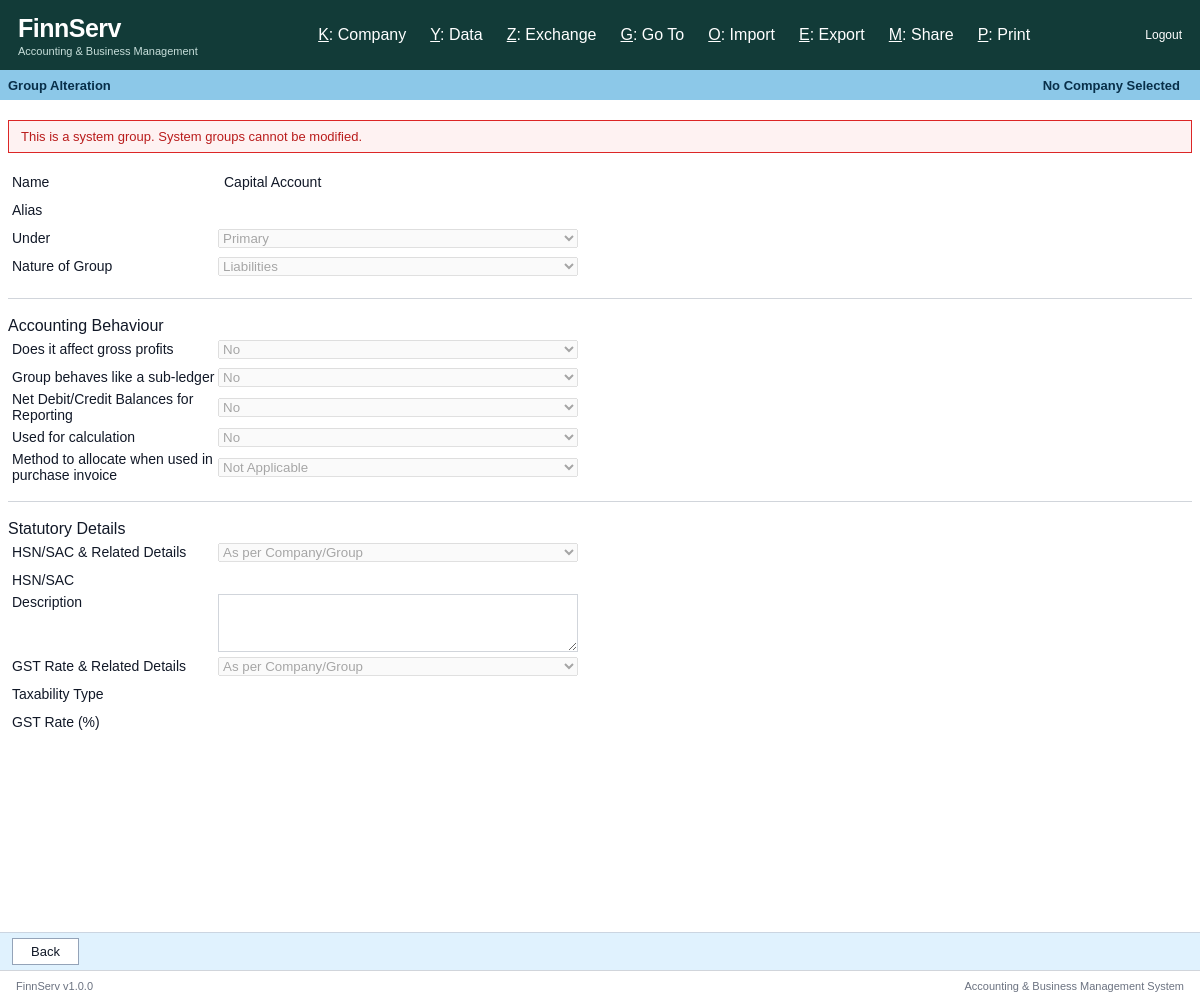
The page /groups/edit.php?id=1 (signed in) on the database its author committed.
### tables this page shows
CREATE TABLE `groups` (
  `id` int(10) UNSIGNED NOT NULL,
  `company_id` int(10) UNSIGNED NOT NULL,
  `name` varchar(100) NOT NULL,
  `alias` varchar(100) DEFAULT NULL,
  `parent_id` int(10) UNSIGNED DEFAULT NULL,
  `nature` enum('Assets','Liabilities','Income','Expenses') NOT NULL,
  `affects_gross_profit` tinyint(1) NOT NULL DEFAULT 0,
  `behaves_like_subledger` tinyint(1) NOT NULL DEFAULT 0,
  `net_debit_credit_reporting` tinyint(1) NOT NULL DEFAULT 0,
  `used_for_calculation` tinyint(1) NOT NULL DEFAULT 0,
  `allocation_method` enum('Not Applicable','Appropriate by Qty','Appropriate by Value') NOT NULL DEFAULT 'Not Applicable',
  `hsn_sac_details_mode` enum('As per Company/Group','Specify Details Here','Use GST Classification') NOT NULL DEFAULT 'As per Company/Group',
  `hsn_sac` varchar(20) DEFAULT NULL,
  `hsn_sac_description` varchar(255) DEFAULT NULL,
  `gst_rate_details_mode` enum('As per Company/Group','Specify Details Here','Specify Slab-Based Rates','Use GST Classification') NOT NULL DEFAULT 'As per Company/Group',
  `taxability_type` varchar(50) DEFAULT NULL,
  `gst_rate` decimal(5,2) DEFAULT NULL,
  `is_system` tinyint(1) NOT NULL DEFAULT 0,
  `display_order` int(11) NOT NULL DEFAULT 0,
  `created_at` timestamp NOT NULL DEFAULT current_timestamp(),
  `updated_at` timestamp NOT NULL DEFAULT current_timestamp() ON UPDATE current_timestamp()
);

### groups/edit.php (the view, shortened to what the rows shown need)
<?php
require_once __DIR__ . '/../includes/init.php';
$companyId = (int) $_SESSION['company_id'];
$groupId =
    isset($_GET['id'])
        ? (int) $_GET['id']
        : 0;
$stmt = $pdo->prepare("
    SELECT
        id,
        company_id,
        name,
        alias,
        parent_id,
        nature,
        affects_gross_profit,
        behaves_like_subledger,
        net_debit_credit_reporting,
        used_for_calculation,
        allocation_method,
        hsn_sac_details_mode,
        hsn_sac,
        hsn_sac_description,
        gst_rate_details_mode,
        taxability_type,
        gst_rate,
        is_system,
        display_order
    FROM groups
    WHERE id = ?
      AND company_id = ?
    LIMIT 1
");
$stmt->execute([
    $groupId,
    $companyId
]);
$group = $stmt->fetch(PDO::FETCH_ASSOC);
$isSystemGroup =
    (int) $group['is_system'] === 1;
$name =
    $group['name'];
$alias =
    $group['alias'] ?? '';
$nature =
    $group['nature'];
$affectsGrossProfit =
    (string) $group['affects_gross_profit'];
$behavesLikeSubledger =
    (string) $group['behaves_like_subledger'];
$netDebitCreditReporting =
    (string) $group['net_debit_credit_reporting'];
$usedForCalculation =
    (string) $group['used_for_calculation'];
$allocationMethod =
    $group['allocation_method'];
$hsnSacDetailsMode =
    $group['hsn_sac_details_mode'];
$hsnSac =
    $group['hsn_sac'] ?? '';
$gstRateDetailsMode =
    $group['gst_rate_details_mode'];
$taxabilityType =
    $group['taxability_type'] ?? '';
$gstRate =
    $group['gst_rate'] ?? '';
?>
<!DOCTYPE html>
<html lang="en">
<head>
    <link
        rel="stylesheet"
        href="<?= BASE_URL ?>assets/css/style.css"
    >
    <link
        rel="stylesheet"
        href="<?= BASE_URL ?>assets/css/gateway.css"
    >
    <link
        rel="stylesheet"
        href="<?= BASE_URL ?>assets/css/company.css"
    >
</head>
<body class="gateway-page">
<div class="gateway-app">
    <main class="company-form-page">
        <form
            action="<?= BASE_URL ?>groups/update.php"
            method="POST"
            class="company-form"
        >
            <div class="company-form-row">
                <label for="name">
                    Name
                </label>
                <input
                    type="text"
                    id="name"
                    name="name"
                    maxlength="100"
                    value="<?= htmlspecialchars($name) ?>"
                    <?= $isSystemGroup
                        ? 'readonly'
                        : '' ?>
                >
            </div>
            <div class="company-form-row">
                <label for="alias">
                    Alias
                </label>
                <input
                    type="text"
                    id="alias"
                    name="alias"
                    maxlength="100"
                    value="<?= htmlspecialchars($alias) ?>"
                    <?= $isSystemGroup
                        ? 'readonly'
                        : '' ?>
                >
            </div>
            <div class="company-form-row">
                <label for="parent_id">
                    Under
                </label>
                <select
                    id="parent_id"
                    name="parent_id"
                    <?= $isSystemGroup
                        ? 'disabled'
                        : '' ?>
                >
                    <option value="">
                        Primary
                    </option>
                </select>
            </div>
            <div class="company-form-row">
                <label for="nature">
                    Nature of Group
                </label>
                <select
                    id="nature"
                    name="nature"
                    <?= $isSystemGroup
                        ? 'disabled'
                        : '' ?>
                >
                    <?php
                    $natures = [
                        'Assets',
                        'Liabilities',
                        'Income',
                        'Expenses'
                    ];
                    ?>
                    <?php foreach ($natures as $natureOption): ?>
                        <option
                            value="<?= $natureOption ?>"
                            <?= $nature === $natureOption
                                ? 'selected'
                                : '' ?>
                        >
                            <?= $natureOption ?>
                        </option>
                    <?php endforeach; ?>
                </select>
            </div>
            <div class="company-form-row">
                <label for="affects_gross_profit">
                    Does it affect gross profits
                </label>
                <select
                    id="affects_gross_profit"
                    name="affects_gross_profit"
                    <?= $isSystemGroup
                        ? 'disabled'
                        : '' ?>
                >
                    <option
                        value="0"
                        <?= $affectsGrossProfit === '0'
                            ? 'selected'
                            : '' ?>
                    >
                        No
                    </option>
                </select>
            </div>
            <div class="company-form-row">
                <label for="behaves_like_subledger">
                    Group behaves like a sub-ledger
                </label>
                <select
                    id="behaves_like_subledger"
                    name="behaves_like_subledger"
                    <?= $isSystemGroup
                        ? 'disabled'
                        : '' ?>
                >
                    <option
                        value="0"
                        <?= $behavesLikeSubledger === '0'
                            ? 'selected'
                            : '' ?>
                    >
                        No
                    </option>
                </select>
            </div>
            <div class="company-form-row">
                <label for="net_debit_credit_reporting">
                    Net Debit/Credit Balances for Reporting
                </label>
                <select
                    id="net_debit_credit_reporting"
                    name="net_debit_credit_reporting"
                    <?= $isSystemGroup
                        ? 'disabled'
                        : '' ?>
                >
                    <option
                        value="0"
                        <?= $netDebitCreditReporting === '0'
                            ? 'selected'
                            : '' ?>
                    >
                        No
                    </option>
                </select>
            </div>
            <div class="company-form-row">
                <label for="used_for_calculation">
                    Used for calculation
                </label>
                <select
                    id="used_for_calculation"
                    name="used_for_calculation"
                    <?= $isSystemGroup
                        ? 'disabled'
                        : '' ?>
                >
                    <option
                        value="0"
                        <?= $usedForCalculation === '0'
                            ? 'selected'
                            : '' ?>
                    >
                        No
                    </option>
                </select>
            </div>
            <div class="company-form-row">
                <label for="allocation_method">
                    Method to allocate when used in purchase invoice
                </label>
                <select
                    id="allocation_method"
                    name="allocation_method"
                    <?= $isSystemGroup
                        ? 'disabled'
                        : '' ?>
                >
                    <?php
                    $allocationMethods = [
                        'Not Applicable',
                        'Appropriate by Qty',
                        'Appropriate by Value'
                    ];
                    ?>
                    <?php foreach (
                        $allocationMethods
                        as $allocationOption
                    ): ?>
                        <option
                            value="<?= $allocationOption ?>"
                            <?= $allocationMethod ===
                                $allocationOption
                                    ? 'selected'
                                    : '' ?>
                        >
                            <?= $allocationOption ?>
                        </option>
                    <?php endforeach; ?>
                </select>
            </div>
            <div class="company-form-row">
                <label for="hsn_sac_details_mode">
                    HSN/SAC &amp; Related Details
                </label>
                <select
                    id="hsn_sac_details_mode"
                    name="hsn_sac_details_mode"
                    <?= $isSystemGroup
                        ? 'disabled'
                        : '' ?>
                >
                    <?php
                    $hsnModes = [
                        'As per Company/Group',
                        'Specify Details Here',
                        'Use GST Classification'
                    ];
                    ?>
                    <?php foreach ($hsnModes as $option): ?>
                        <option
                            value="<?= $option ?>"
                            <?= $hsnSacDetailsMode === $option
                                ? 'selected'
                                : '' ?>
                        >
                            <?= $option ?>
                        </option>
                    <?php endforeach; ?>
                </select>
            </div>
            <div class="company-form-row">
                <label for="hsn_sac">
                    HSN/SAC
                </label>
                <input
                    type="text"
                    id="hsn_sac"
                    name="hsn_sac"
                    maxlength="20"
                    value="<?= htmlspecialchars($hsnSac) ?>"
                    <?= $isSystemGroup
                        ? 'readonly'
                        : '' ?>
                >
            </div>
            <div class="company-form-row company-form-row-large">
                <label for="hsn_sac_description">
                    Description
                </label>
                <textarea
                    id="hsn_sac_description"
                    name="hsn_sac_description"
                    rows="3"
                    <?= $isSystemGroup
                        ? 'readonly'
                        : '' ?>
                ><?= htmlspecialchars(
                ) ?></textarea>
            </div>
            <div class="company-form-row">
                <label for="gst_rate_details_mode">
                    GST Rate &amp; Related Details
                </label>
                <select
                    id="gst_rate_details_mode"
                    name="gst_rate_details_mode"
                    <?= $isSystemGroup
                        ? 'disabled'
                        : '' ?>
                >
                    <?php
                    $gstModes = [
                        'As per Company/Group',
                        'Specify Details Here',
                        'Specify Slab-Based Rates',
                        'Use GST Classification'
                    ];
                    ?>
                    <?php foreach ($gstModes as $option): ?>
                        <option
                            value="<?= $option ?>"
                            <?= $gstRateDetailsMode === $option
                                ? 'selected'
                                : '' ?>
                        >
                            <?= $option ?>
                        </option>
                    <?php endforeach; ?>
                </select>
            </div>
            <div class="company-form-row">
                <label for="taxability_type">
                    Taxability Type
                </label>
                <input
                    type="text"
                    id="taxability_type"
                    name="taxability_type"
                    maxlength="50"
                    value="<?= htmlspecialchars(
                        $taxabilityType
                    ) ?>"
                    <?= $isSystemGroup
                        ? 'readonly'
                        : '' ?>
                >
            </div>
            <div class="company-form-row">
                <label for="gst_rate">
                    GST Rate (%)
                </label>
                <input
                    type="number"
                    id="gst_rate"
                    name="gst_rate"
                    min="0"
                    max="100"
                    step="0.01"
                    value="<?= htmlspecialchars(
                        (string) $gstRate
                    ) ?>"
                    <?= $isSystemGroup
                        ? 'readonly'
                        : '' ?>
                >
            </div>
        </form>
    </main>
</div>
</body>
</html>

### rows shown on the page
groups: name "Capital Account", nature "Liabilities", affects_gross_profit "No", behaves_like_subledger "No", net_debit_credit_reporting "No", used_for_calculation "No", allocation_method "Not Applicable", hsn_sac_details_mode "As per Company/Group", gst_rate_details_mode "As per Company/Group"

### other values the page prints
$companyName "No Company Selected"
